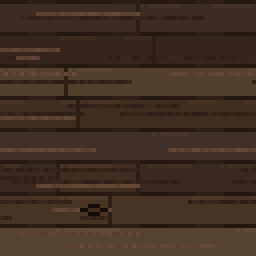
#> input picture godot/art/floor_tile.png, 64 x 64 px (shown 4 times larger)
$ python -i review_sheet.py   (imports and definitions only)
#> lines starting #> are read from the running program, lines starting #| are printed output that depends on the picture
"""The sheet the user reviews before a set is committed (docs/art-pipeline-design.md §2 step 10,
§5.8; art-style-bible.md invariant 16).

    python Tools/Art/review_sheet.py --set S1 --frames <file ...>
        --before public/images/<set>/before/ --after public/images/<set>/after/
        --out public/images/<set>/ [--game-before <dir>] [--game-after <dir>]
        [--made-from <json>] [--mirrored-from <json>]

One row per frame, numbered from 1 in --frames order:
- the before and the after frame at 4x pixel view, on a floor tile;
- for a mirrored frame (a west frame, or one --mirrored-from names), the plain flip of its
  source too, so a re-shade gone wrong shows;
- from the `art` scenario's captures, the frame in the game at the default, closest and widest
  zooms, before and after: <stem>-default.png, -close.png and -wide.png in --game-before and
  --game-after (a missing one is drawn as an empty, labelled cell).
A frame with no before (a facing or pose that didn't exist) shows the frame it was made from,
labelled so: --made-from's entry, else the chassis's south base by name.

Pages of at most 28 rows (one chassis) go to review-<page>.png, and review.json maps every
number to its file, so "12 and 31 look wrong" maps back without guessing. Labels use Pillow's
default font: the sheet is for the user, not the game. It refuses an --out under godot/art/.
"""
import argparse
import json
import os
import re
import sys

from PIL import Image, ImageDraw, ImageFont

HERE = os.path.dirname(os.path.abspath(__file__))
sys.path.insert(0, HERE)
from art_paths import DEFAULT_ROOT, writes_into_godot_art  # noqa: E402

ROWS_PER_PAGE = 28
ZOOM = 4
CELL = (64 * ZOOM, 96 * ZOOM)
GAME_CELL = (160, 160)
LABEL_W = 220
PAD = 6
BG = (24, 20, 18)
INK = (230, 220, 200)
DIM = (150, 140, 125)
ZOOMS = ("default", "close", "wide")
FRAME_RE = re.compile(r"^(?P<stem>.+?)_(?:base|idle_\d+|work_\d+|stall|carry)_(?P<facing>north|east|south|west)\.png$")
FLOOR = os.path.join(DEFAULT_ROOT, "floor_tile.png")


class SheetError(Exception):
    pass


def numbering(frames):
    """{number: file}, numbered from 1 in the order given."""
    return {i + 1: name for i, name in enumerate(frames)}


def pages(frames, per_page=ROWS_PER_PAGE):
    return [frames[i:i + per_page] for i in range(0, len(frames), per_page)]


# [15 lines left out: functions made_from, mirror_source, not called in this run]


def _floor(size):
#> called with size = (256, 384)
    tile = Image.open(FLOOR).convert("RGBA") if os.path.exists(FLOOR) else Image.new("RGBA", (64, 64), (54, 40, 30, 255))
#> tile is the input picture: PIL image 64x64 RGBA; mean R, G, B, A 64.8, 46.9, 34.6, 255
    tile = tile.resize((tile.width * ZOOM, tile.height * ZOOM), Image.NEAREST)
#> tile: PIL image 256x256 RGBA
    out = Image.new("RGBA", size)
#> out: PIL image 256x384 RGBA; every value is 0
    for y in range(0, size[1], tile.height):
        for x in range(0, size[0], tile.width):
            out.paste(tile, (x, y))
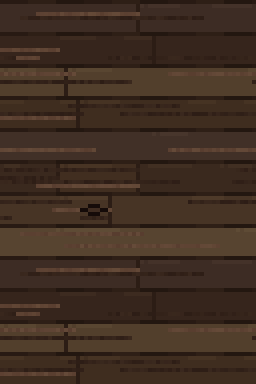
#> out: PIL image 256x384 RGBA; mean R, G, B, A 63.9, 46.1, 34, 255
    return out


def _sprite_cell(path, flip=False):
    cell = _floor(CELL)
    if path and os.path.exists(path):
        sprite = Image.open(path).convert("RGBA")
        if flip:
            sprite = sprite.transpose(Image.FLIP_LEFT_RIGHT)
        big = sprite.resize((sprite.width * ZOOM, sprite.height * ZOOM), Image.NEAREST)
        # Feet on the cell's bottom, centred, as the game stands it.
        cell.alpha_composite(big, ((CELL[0] - big.width) // 2, CELL[1] - big.height))
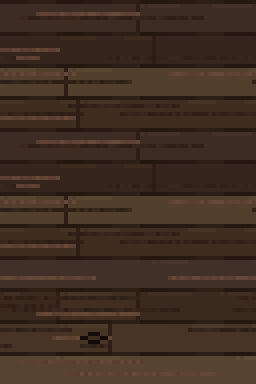
#> cell: PIL image 256x384 RGBA; mean R, G, B, A 63.9, 46.1, 34, 255
    return cell


# [103 lines left out: functions _game_cell, build, write, main, not called in this run]


# [2 lines not run here, left out]

>>> result = _sprite_cell('../../godot/art/floor_tile.png')
